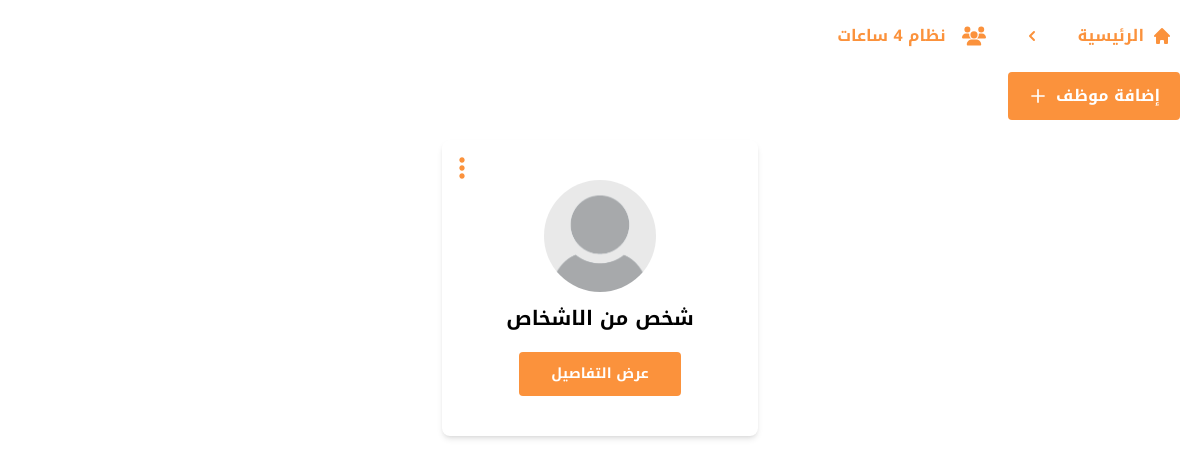
The app's page /1/employees/, older data.
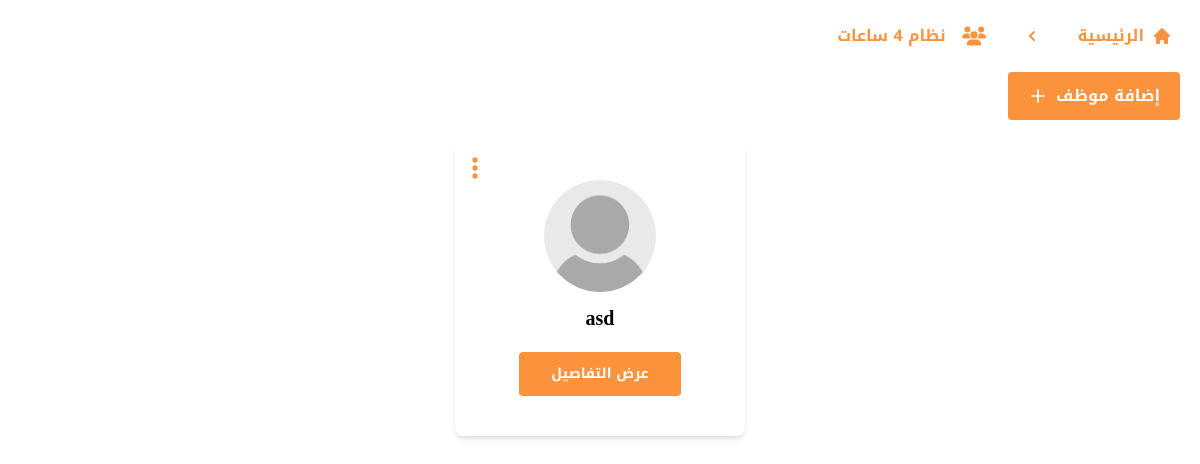
The same page, newer data.
### main/models.py (models this page shows, shortened)
class Group(models.Model):
    title = models.CharField(max_length=255, default="مجموعة بدون عنوان")
    required_hours = models.PositiveIntegerField(default=0)
    required_minutes = models.PositiveIntegerField(default=0)

class Employee(models.Model):
    name = models.CharField(max_length=255, default="موظف بدون أسم")
    image = models.ImageField(upload_to="images", null=True, blank=True)
    group = models.ForeignKey(Group, on_delete=models.CASCADE, related_name="employees", null=True, blank=True)
    order = models.PositiveIntegerField(default=0)

### main/views.py (the view)
# urls.py: path("<str:groupId>/employees/", views.employees, name="employees"),
def employees(request, groupId):
    media_path = request.build_absolute_uri("/media/")
    group = Group.objects.get(id=groupId)
    employees = group.employees.all()
    employee_last_year = None
    employee_last_month = None
    for employee in employees:
        employee_last_year = employee.years.first()
        if employee_last_year:
            employee_last_month = employee_last_year.months.first()
        else:
            employee_last_year = None
            employee_last_month = None
    context = {
        "media_path": media_path,
        "group": group,
        "employees": employees,
        "employee_last_year": employee_last_year,
        "employee_last_month": employee_last_month,
    }
    return render(request, "main/pages/employees.html", context)

### main/templates/main/pages/employees.html (shortened to what this page needs)
{% extends "main/layout.html" %}
{% load static %}
{% block breadcrump %}
<span class="mx-5 text-orange-400 rotate-180">
    <svg xmlns="http://www.w3.org/2000/svg" class="w-5 h-5" viewBox="0 0 20 20" fill="currentColor">
        <path fill-rule="evenodd" d="M7.293 14.707a1 1 0 010-1.414L10.586 10 7.293 6.707a1 1 0 011.414-1.414l4 4a1 1 0 010 1.414l-4 4a1 1 0 01-1.414 0z" clip-rule="evenodd" />
    </svg>
</span>
<a href="{% url 'main:employees' group.id %}" class="flex items-center text-orange-400 hover:bg-orange-400 hover:text-white rounded p-2 transition-all font-bold">
    <span class="mx-2">{{ group.title }}</span>
</a>
{% endblock %}
{% block body %}
<div x-data="{ modalOpen: false }">
    <button
        @click="modalOpen = true"
        onclick="addEmployee()"
        class="bg-orange-400 flex items-center rounded py-3 px-5 font-semibold text-white hover:bg-opacity-75 transition-all"
    >
        إضافة موظف
        <span class="pr-2">
            <svg  class="fill-current font-bold" width="20" height="20" viewBox="0 0 24 24" focusable="false"><path d="M20 13h-7v7h-2v-7H4v-2h7V4h2v7h7v2z"></path></svg>
        </span>
    </button>
    <div class="flex py-5 min-h-full flex-wrap items-start justify-center gap-5">
        {% for employee in employees %}
        <div
            x-data="{ optionsOpen: false}"
            title="{{ employee.name }}"
            class="flex flex-col bg-white items-center justify-center p-10 px-16 relative rounded-lg shadow-md"
        >
            <div class="overflow-hidden rounded-full w-28 mb-3 h-28">
                <img
                    class="w-full h-full object-cover object-center"
                    {% if employee.image %}
                        src="{{ employee.image.url }}"
                    {% else %}
                        src="{% static 'images/default.png' %}"
                    {% endif %}
                    alt="{{ employee.name }}"
                >
            </div>
            <h1 class="text-xl mb-5 font-bold">
                {{ employee.name }}
            </h1>
            {% if employee_last_month %}
            <a href="{% url 'main:profile' group.id employee.id employee_last_year.id employee_last_month.id %}">
                <button class="bg-orange-400 text-white py-3 px-8 rounded text-sm font-semibold hover:bg-opacity-75 transition-all">عرض التفاصيل</button>
            </a>
            {% endif %}
            <div
                @click.outside="optionsOpen = false"
                @click="optionsOpen = !optionsOpen"
                class="text-orange-400 absolute top-0 py-3 px-1 cursor-pointer left-0"
            >
                <div class="rounded-full transition-all hover:bg-gray-100">
                    <svg stroke="currentColor" fill="currentColor" stroke-width="0" viewBox="0 0 24 24" height="2rem" width="2rem" xmlns="http://www.w3.org/2000/svg">
                        <path d="M12 10c-1.1 0-2 .9-2 2s.9 2 2 2 2-.9 2-2-.9-2-2-2zm0-6c-1.1 0-2 .9-2 2s.9 2 2 2 2-.9 2-2-.9-2-2-2zm0 12c-1.1 0-2 .9-2 2s.9 2 2 2 2-.9 2-2-.9-2-2-2z"></path>
                    </svg>
                </div>
            </div>
        </div>
        {% empty %}
        لا توجد بيانات.
        {% endfor %}
    </div>
</div>
{% endblock %}

### main/templates/main/layout.html (shortened to what this page needs)
{% load compress %}
{% load static %}
<!DOCTYPE html>
<html lang="ar" dir="rtl">
<head>
    {% compress css %}
    <link rel="stylesheet" href="{% static 'css/output.css' %}">
    {% endcompress %}
</head>
<body class="font-kufi wrapper">
    <div>
        <div class="flex items-center py-4 mx-auto overflow-x-auto whitespace-nowrap">
            <a href="{% url 'main:index' %}" class="text-orange-400 flex items-center text-orange-400 hover:bg-orange-400 hover:text-white rounded p-2 transition-all font-bold">
                <svg xmlns="http://www.w3.org/2000/svg" class="w-5 h-5" viewBox="0 0 20 20" fill="currentColor">
                    <path d="M10.707 2.293a1 1 0 00-1.414 0l-7 7a1 1 0 001.414 1.414L4 10.414V17a1 1 0 001 1h2a1 1 0 001-1v-2a1 1 0 011-1h2a1 1 0 011 1v2a1 1 0 001 1h2a1 1 0 001-1v-6.586l.293.293a1 1 0 001.414-1.414l-7-7z" />
                </svg>
                <span class="mx-2">الرئيسية</span>
            </a>
            {% block breadcrump %}
            {% endblock %}
        </div>
    </div>
    {% block body %}
    {% endblock %}
</body>
</html>

Row changes from the older to the newer data that the page shows:
removed Employee: name "شخص من الاشخاص"
added Employee: name "asd"
